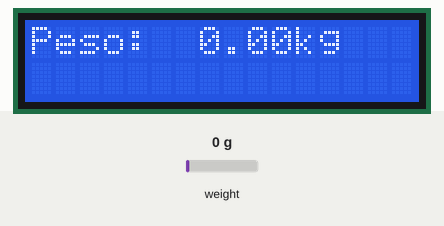
Bench run of a sketch on a simulated Arduino Uno, built with avr-gcc and run on an emulated ATmega328P. Parts: 16×2 character LCD. Inputs (shaded band) come from the test bench; at power-on: weight on the scale 0 g. What the sketch prints to the serial monitor is not drawn.

Above: at 3.7 s.
3.8 s: weight on the scale set to 100 g
At 5.1 s:
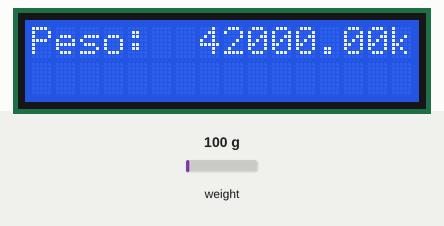
5.9 s: weight on the scale set to 1250 g
At 7.2 s:
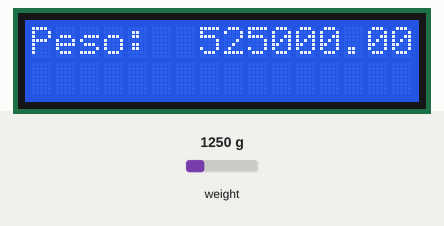
8.3 s: weight on the scale set to 2500 g
At 10.6 s:
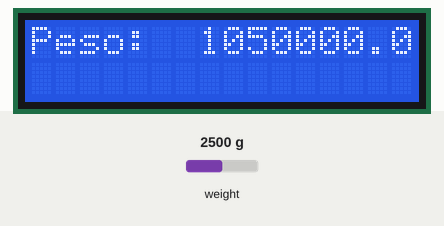
Timing chart, 0 to 12.1 s (numbered marks = the images above; inputs shaded):
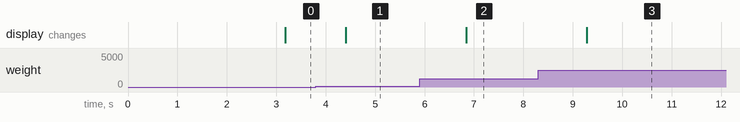

The sketch:

thrust.ino
```cpp
#include "HX711.h"
#include <Wire.h>
#include <LiquidCrystal_I2C.h>

LiquidCrystal_I2C lcd(0x27,16,2);  //


const int DOUT=3;
const int CLK=2;

HX711 balanza;

void setup() {
  lcd.init();
  lcd.backlight();

  Serial.begin(9600);
  balanza.begin(DOUT, CLK);
  Serial.print("Lectura del valor del ADC:  ");
  Serial.println(balanza.read());
  Serial.println("No ponga ningun  objeto sobre la balanza");
  Serial.println("Destarando...");
  Serial.println("...");
  balanza.set_scale(1); // Establecemos la escala
  balanza.tare(20);  //El peso actual es considerado Tara.

  Serial.println("Listo para pesar");
}

void loop() {
  float a = balanza.get_value(10);
  Serial.print("Peso: ");
  lcd.clear();
  lcd.print("Peso:  ");
  Serial.print(a);
  lcd.print(a);
  Serial.println(" kg");
  lcd.print("kg");
  delay(200);
}
```

Measured:
- after the input at 3.8 s, the display: changes after 0.60 s (image 1)
- after the input at 5.9 s, the display: changes after 0.94 s (image 2)
- after the input at 8.3 s, the display: changes after 0.98 s (image 3)
